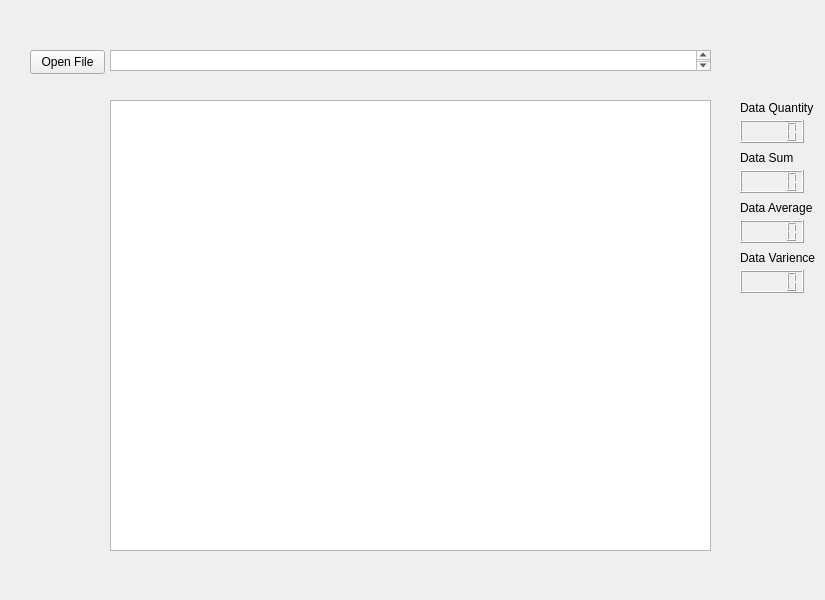
<?xml version="1.0" encoding="UTF-8"?>
<ui version="4.0">
 <class>MainWindow</class>
 <widget class="QMainWindow" name="MainWindow">
  <property name="geometry">
   <rect>
    <x>0</x>
    <y>0</y>
    <width>825</width>
    <height>600</height>
   </rect>
  </property>
  <property name="windowTitle">
   <string>MainWindow</string>
  </property>
  <widget class="QWidget" name="centralwidget">
   <widget class="QTextBrowser" name="filePath">
    <property name="geometry">
     <rect>
      <x>110</x>
      <y>50</y>
      <width>601</width>
      <height>21</height>
     </rect>
    </property>
   </widget>
   <widget class="QPushButton" name="openFile">
    <property name="geometry">
     <rect>
      <x>30</x>
      <y>50</y>
      <width>75</width>
      <height>24</height>
     </rect>
    </property>
    <property name="text">
     <string>Open File</string>
    </property>
   </widget>
   <widget class="QPlainTextEdit" name="text">
    <property name="geometry">
     <rect>
      <x>110</x>
      <y>100</y>
      <width>601</width>
      <height>451</height>
     </rect>
    </property>
   </widget>
   <widget class="QLCDNumber" name="quantityDisplay">
    <property name="geometry">
     <rect>
      <x>740</x>
      <y>120</y>
      <width>64</width>
      <height>23</height>
     </rect>
    </property>
   </widget>
   <widget class="QLabel" name="label">
    <property name="geometry">
     <rect>
      <x>740</x>
      <y>100</y>
      <width>81</width>
      <height>16</height>
     </rect>
    </property>
    <property name="text">
     <string>Data Quantity</string>
    </property>
   </widget>
   <widget class="QLCDNumber" name="sumDisplay">
    <property name="geometry">
     <rect>
      <x>740</x>
      <y>170</y>
      <width>64</width>
      <height>23</height>
     </rect>
    </property>
   </widget>
   <widget class="QLabel" name="label_2">
    <property name="geometry">
     <rect>
      <x>740</x>
      <y>150</y>
      <width>81</width>
      <height>16</height>
     </rect>
    </property>
    <property name="text">
     <string>Data Sum</string>
    </property>
   </widget>
   <widget class="QLCDNumber" name="averageDisplay">
    <property name="geometry">
     <rect>
      <x>740</x>
      <y>220</y>
      <width>64</width>
      <height>23</height>
     </rect>
    </property>
   </widget>
   <widget class="QLabel" name="label_3">
    <property name="geometry">
     <rect>
      <x>740</x>
      <y>200</y>
      <width>81</width>
      <height>16</height>
     </rect>
    </property>
    <property name="text">
     <string>Data Average</string>
    </property>
   </widget>
   <widget class="QLCDNumber" name="varienceDisplay">
    <property name="geometry">
     <rect>
      <x>740</x>
      <y>270</y>
      <width>64</width>
      <height>23</height>
     </rect>
    </property>
   </widget>
   <widget class="QLabel" name="label_4">
    <property name="geometry">
     <rect>
      <x>740</x>
      <y>250</y>
      <width>81</width>
      <height>16</height>
     </rect>
    </property>
    <property name="text">
     <string>Data Varience</string>
    </property>
   </widget>
  </widget>
 </widget>
 <resources/>
 <connections/>
</ui>
